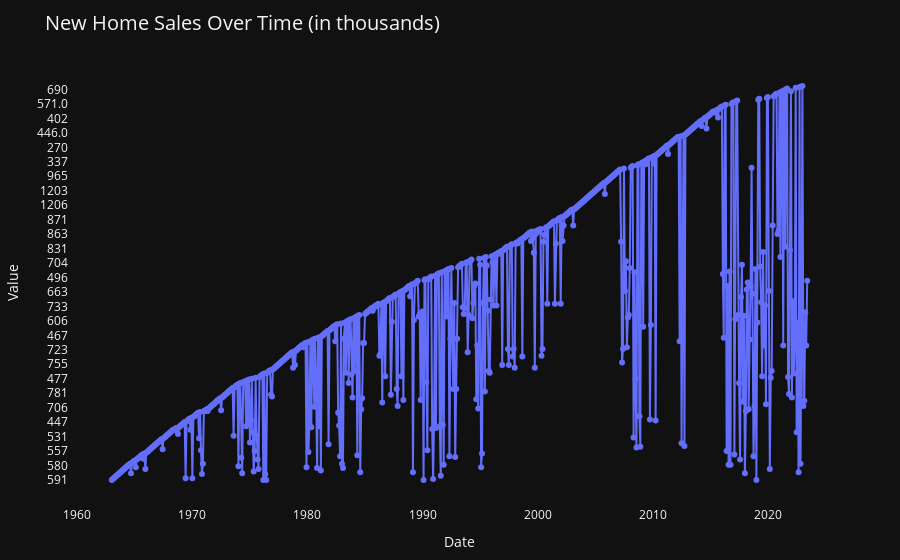
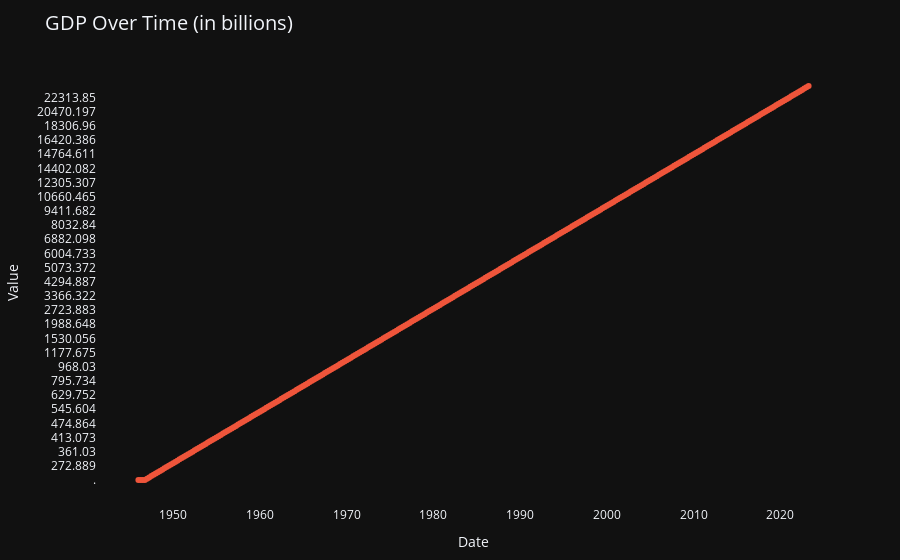
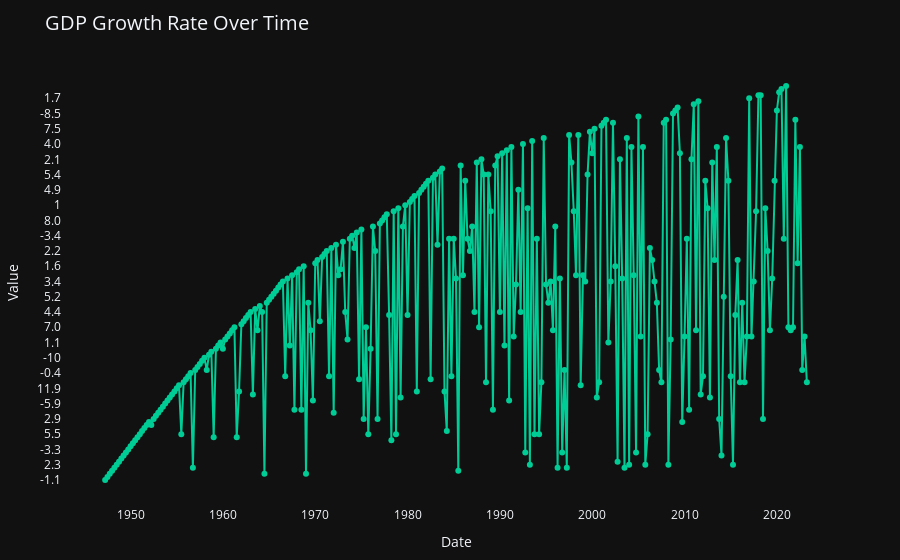
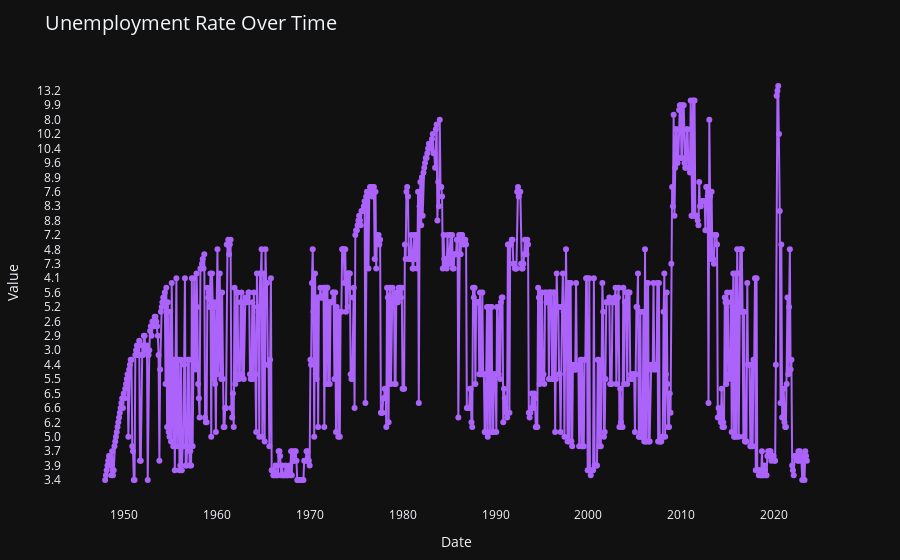

Write notebook code for charts like these, in order.
### Code cell
import plotly.express as px
# Define a color palette for the plots
color_palette = px.colors.qualitative.Plotly

dataframes_to_plot = [
    NewHomeSales, GDP, GDPGrowth, UnEmploymentRate, InflationRate, CCI, CPI,
    CSI, TradeBalance, BudgetDeficit, DebtToGDP, LaborForceParticipation,
    FederalFundsRate, TenYearTreasuryRate, PersonalConsumptionExpenditures,
    RetailSales, IndustrialProductionIndex, HousingStarts, ExportOfGoodsAndServices,
    ImportOfGoodsAndServices, NonFarmPayroll, AverageHourlyEarnings
]

for idx, df in enumerate(dataframes_to_plot):
    color = color_palette[idx % len(color_palette)]
    
    scale_info = ""
    if df.columns[0] in ["GDP", "Trade Balance", "Budget Deficit/Surplus", "Personal Consumption Expenditures"]:
        scale_info = " (in billions)"
    elif df.columns[0] in ["Retail Sales"]:
        scale_info = " (in millions)"
    elif df.columns[0] in ["New Home Sales", "Housing Starts", "Exports of Goods and Services", "Imports of Goods and Services"]:
        scale_info = " (in thousands)"
    
    fig = px.line(
        df,
        x=df.index,
        y=df.columns[0],
        title=f"{df.columns[0]} Over Time{scale_info}",
        line_shape='linear',
        markers=True,
        template='plotly_dark',
        labels={'Date': 'Date', df.columns[0]: 'Value'},
        line_dash_sequence=['solid'],
    )
    
    fig.update_xaxes(showgrid=False)
    fig.update_yaxes(showgrid=False)
    fig.update_traces(line=dict(color=color, width=2), marker=dict(size=6))
    
    fig.update_layout(
        showlegend=True,
        legend_title_text="Indicator",
        title_font_size=20,
        legend_font_size=12,
        legend=dict(
            yanchor="top",
            y=0.99,
            xanchor="left",
            x=0.01
        ),
        margin=dict(l=50, r=50, t=60, b=50), 
        hovermode="x unified"
    )
    
    fig.show()

### Figure 1 — Plotly figure (JSON) as saved in the notebook; plotly's stock layout.template omitted (floating-point values rounded to 4 significant figures; data arrays with more than 128 entries replaced by an {"elided": "..."} marker saying what was removed)
{"data": [{"hovertemplate": "Date=%{x}<br>Value=%{y}<extra></extra>", "legendgroup": "", "line": {"color": "#636EFA", "dash": "solid", "shape": "linear", "width": 2}, "marker": {"size": 6, "symbol": "circle"}, "mode": "lines+markers", "name": "", "orientation": "v", "showlegend": false, "type": "scatter", "x": {"elided": "726 str values"}, "xaxis": "x", "y": {"elided": "726 str values"}, "yaxis": "y"}], "layout": {"hovermode": "x unified", "legend": {"font": {"size": 12}, "title": {"text": "Indicator"}, "tracegroupgap": 0, "x": 0.01, "xanchor": "left", "y": 0.99, "yanchor": "top"}, "margin": {"b": 50, "l": 50, "r": 50, "t": 60}, "showlegend": true, "title": {"font": {"size": 20}, "text": "New Home Sales Over Time (in thousands)"}, "xaxis": {"anchor": "y", "domain": [0, 1], "showgrid": false, "title": {"text": "Date"}}, "yaxis": {"anchor": "x", "domain": [0, 1], "showgrid": false, "title": {"text": "Value"}}}}

### Figure 2 — Plotly figure (JSON) as saved in the notebook; plotly's stock layout.template omitted (floating-point values rounded to 4 significant figures; data arrays with more than 128 entries replaced by an {"elided": "..."} marker saying what was removed)
{"data": [{"hovertemplate": "Date=%{x}<br>Value=%{y}<extra></extra>", "legendgroup": "", "line": {"color": "#EF553B", "dash": "solid", "shape": "linear", "width": 2}, "marker": {"size": 6, "symbol": "circle"}, "mode": "lines+markers", "name": "", "orientation": "v", "showlegend": false, "type": "scatter", "x": {"elided": "310 str values"}, "xaxis": "x", "y": {"elided": "310 str values"}, "yaxis": "y"}], "layout": {"hovermode": "x unified", "legend": {"font": {"size": 12}, "title": {"text": "Indicator"}, "tracegroupgap": 0, "x": 0.01, "xanchor": "left", "y": 0.99, "yanchor": "top"}, "margin": {"b": 50, "l": 50, "r": 50, "t": 60}, "showlegend": true, "title": {"font": {"size": 20}, "text": "GDP Over Time (in billions)"}, "xaxis": {"anchor": "y", "domain": [0, 1], "showgrid": false, "title": {"text": "Date"}}, "yaxis": {"anchor": "x", "domain": [0, 1], "showgrid": false, "title": {"text": "Value"}}}}

### Figure 3 — Plotly figure (JSON) as saved in the notebook; plotly's stock layout.template omitted (floating-point values rounded to 4 significant figures; data arrays with more than 128 entries replaced by an {"elided": "..."} marker saying what was removed)
{"data": [{"hovertemplate": "Date=%{x}<br>Value=%{y}<extra></extra>", "legendgroup": "", "line": {"color": "#00CC96", "dash": "solid", "shape": "linear", "width": 2}, "marker": {"size": 6, "symbol": "circle"}, "mode": "lines+markers", "name": "", "orientation": "v", "showlegend": false, "type": "scatter", "x": {"elided": "305 str values"}, "xaxis": "x", "y": {"elided": "305 str values"}, "yaxis": "y"}], "layout": {"hovermode": "x unified", "legend": {"font": {"size": 12}, "title": {"text": "Indicator"}, "tracegroupgap": 0, "x": 0.01, "xanchor": "left", "y": 0.99, "yanchor": "top"}, "margin": {"b": 50, "l": 50, "r": 50, "t": 60}, "showlegend": true, "title": {"font": {"size": 20}, "text": "GDP Growth Rate Over Time"}, "xaxis": {"anchor": "y", "domain": [0, 1], "showgrid": false, "title": {"text": "Date"}}, "yaxis": {"anchor": "x", "domain": [0, 1], "showgrid": false, "title": {"text": "Value"}}}}

### Figure 4 — Plotly figure (JSON) as saved in the notebook; plotly's stock layout.template omitted (floating-point values rounded to 4 significant figures; data arrays with more than 128 entries replaced by an {"elided": "..."} marker saying what was removed)
{"data": [{"hovertemplate": "Date=%{x}<br>Value=%{y}<extra></extra>", "legendgroup": "", "line": {"color": "#AB63FA", "dash": "solid", "shape": "linear", "width": 2}, "marker": {"size": 6, "symbol": "circle"}, "mode": "lines+markers", "name": "", "orientation": "v", "showlegend": false, "type": "scatter", "x": {"elided": "907 str values"}, "xaxis": "x", "y": {"elided": "907 str values"}, "yaxis": "y"}], "layout": {"hovermode": "x unified", "legend": {"font": {"size": 12}, "title": {"text": "Indicator"}, "tracegroupgap": 0, "x": 0.01, "xanchor": "left", "y": 0.99, "yanchor": "top"}, "margin": {"b": 50, "l": 50, "r": 50, "t": 60}, "showlegend": true, "title": {"font": {"size": 20}, "text": "Unemployment Rate Over Time"}, "xaxis": {"anchor": "y", "domain": [0, 1], "showgrid": false, "title": {"text": "Date"}}, "yaxis": {"anchor": "x", "domain": [0, 1], "showgrid": false, "title": {"text": "Value"}}}}
